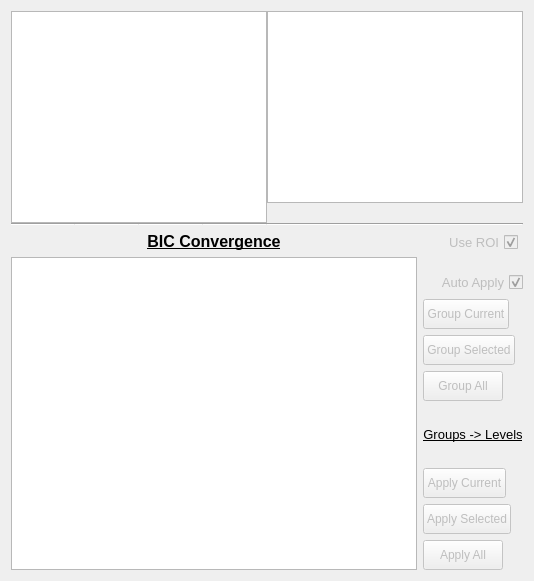
      <widget class="QWidget" name="tabGrouping">
       <property name="enabled">
        <bool>true</bool>
       </property>
       <property name="autoFillBackground">
        <bool>true</bool>
       </property>
       <attribute name="icon">
        <iconset resource="../icons.qrc">
         <normaloff>:/icons/icons/grouping.png</normaloff>:/icons/icons/grouping.png</iconset>
       </attribute>
       <attribute name="title">
        <string>Grouping</string>
       </attribute>
       <layout class="QVBoxLayout" name="verticalLayout_7">
        <item>
         <layout class="QGridLayout" name="layGroups_Int">
          <property name="leftMargin">
           <number>0</number>
          </property>
          <property name="spacing">
           <number>0</number>
          </property>
          <item row="1" column="4">
           <widget class="Line" name="lineGroups_5">
            <property name="sizePolicy">
             <sizepolicy hsizetype="Expanding" vsizetype="Fixed">
              <horstretch>0</horstretch>
              <verstretch>0</verstretch>
             </sizepolicy>
            </property>
            <property name="orientation">
             <enum>Qt::Horizontal</enum>
            </property>
           </widget>
          </item>
          <item row="0" column="0" colspan="4">
           <widget class="PlotWidget" name="pgGroups_Int_PlotWidget">
            <property name="enabled">
             <bool>true</bool>
            </property>
            <property name="sizePolicy">
             <sizepolicy hsizetype="Preferred" vsizetype="Expanding">
              <horstretch>0</horstretch>
              <verstretch>0</verstretch>
             </sizepolicy>
            </property>
           </widget>
          </item>
          <item row="1" column="3">
           <widget class="Line" name="lineGroups_4">
            <property name="sizePolicy">
             <sizepolicy hsizetype="Expanding" vsizetype="Fixed">
              <horstretch>0</horstretch>
              <verstretch>0</verstretch>
             </sizepolicy>
            </property>
            <property name="orientation">
             <enum>Qt::Horizontal</enum>
            </property>
           </widget>
          </item>
          <item row="1" column="0">
           <widget class="Line" name="lineGroups_1">
            <property name="sizePolicy">
             <sizepolicy hsizetype="Expanding" vsizetype="Fixed">
              <horstretch>0</horstretch>
              <verstretch>0</verstretch>
             </sizepolicy>
            </property>
            <property name="orientation">
             <enum>Qt::Horizontal</enum>
            </property>
           </widget>
          </item>
          <item row="1" column="1">
           <widget class="Line" name="lineGroups_2">
            <property name="sizePolicy">
             <sizepolicy hsizetype="Expanding" vsizetype="Fixed">
              <horstretch>0</horstretch>
              <verstretch>0</verstretch>
             </sizepolicy>
            </property>
            <property name="orientation">
             <enum>Qt::Horizontal</enum>
            </property>
           </widget>
          </item>
          <item row="0" column="4">
           <layout class="QVBoxLayout" name="layGroups_Int_Hist">
            <property name="spacing">
             <number>0</number>
            </property>
            <item>
             <widget class="PlotWidget" name="pgGroups_Hist_PlotWidget">
              <property name="enabled">
               <bool>true</bool>
              </property>
              <property name="sizePolicy">
               <sizepolicy hsizetype="Preferred" vsizetype="Expanding">
                <horstretch>0</horstretch>
                <verstretch>0</verstretch>
               </sizepolicy>
              </property>
             </widget>
            </item>
            <item>
             <spacer name="spcGroups_Int_Hist">
              <property name="orientation">
               <enum>Qt::Vertical</enum>
              </property>
              <property name="sizeType">
               <enum>QSizePolicy::Fixed</enum>
              </property>
              <property name="sizeHint" stdset="0">
               <size>
                <width>20</width>
                <height>20</height>
               </size>
              </property>
             </spacer>
            </item>
           </layout>
          </item>
          <item row="1" column="2">
           <widget class="Line" name="lineGroups_3">
            <property name="sizePolicy">
             <sizepolicy hsizetype="Expanding" vsizetype="Fixed">
              <horstretch>0</horstretch>
              <verstretch>0</verstretch>
             </sizepolicy>
            </property>
            <property name="orientation">
             <enum>Qt::Horizontal</enum>
            </property>
           </widget>
          </item>
         </layout>
        </item>
        <item>
         <layout class="QHBoxLayout" name="layGroup_BIC_Outer">
          <item>
           <layout class="QVBoxLayout" name="layGroups_BIC_Left">
            <item>
             <widget class="QLabel" name="lblGroups_BIC_Title">
              <property name="font">
               <font>
                <pointsize>12</pointsize>
                <bold>true</bold>
                <underline>true</underline>
               </font>
              </property>
              <property name="text">
               <string>BIC Convergence</string>
              </property>
              <property name="alignment">
               <set>Qt::AlignCenter</set>
              </property>
             </widget>
            </item>
            <item>
             <widget class="PlotWidget" name="pgGroups_BIC_PlotWidget">
              <property name="enabled">
               <bool>true</bool>
              </property>
              <property name="sizePolicy">
               <sizepolicy hsizetype="Expanding" vsizetype="Expanding">
                <horstretch>0</horstretch>
                <verstretch>0</verstretch>
               </sizepolicy>
              </property>
             </widget>
            </item>
           </layout>
          </item>
          <item>
           <layout class="QVBoxLayout" name="layGroups_BIC_Right">
            <property name="spacing">
             <number>6</number>
            </property>
            <item>
             <layout class="QHBoxLayout" name="horizontalLayout_7">
              <item>
               <widget class="QCheckBox" name="chbGroup_Use_ROI">
                <property name="enabled">
                 <bool>false</bool>
                </property>
                <property name="sizePolicy">
                 <sizepolicy hsizetype="Minimum" vsizetype="Minimum">
                  <horstretch>0</horstretch>
                  <verstretch>0</verstretch>
                 </sizepolicy>
                </property>
                <property name="font">
                 <font>
                  <pointsize>10</pointsize>
                 </font>
                </property>
                <property name="layoutDirection">
                 <enum>Qt::RightToLeft</enum>
                </property>
                <property name="text">
                 <string>Use ROI</string>
                </property>
                <property name="iconSize">
                 <size>
                  <width>16</width>
                  <height>16</height>
                 </size>
                </property>
                <property name="checked">
                 <bool>true</bool>
                </property>
                <property name="tristate">
                 <bool>false</bool>
                </property>
               </widget>
              </item>
              <item>
               <spacer name="horizontalSpacer_14">
                <property name="orientation">
                 <enum>Qt::Horizontal</enum>
                </property>
                <property name="sizeType">
                 <enum>QSizePolicy::Minimum</enum>
                </property>
                <property name="sizeHint" stdset="0">
                 <size>
                  <width>5</width>
                  <height>20</height>
                 </size>
                </property>
               </spacer>
              </item>
             </layout>
            </item>
            <item>
             <spacer name="spcGroup_Buttons_Top">
              <property name="orientation">
               <enum>Qt::Vertical</enum>
              </property>
              <property name="sizeType">
               <enum>QSizePolicy::Expanding</enum>
              </property>
              <property name="sizeHint" stdset="0">
               <size>
                <width>17</width>
                <height>13</height>
               </size>
              </property>
             </spacer>
            </item>
            <item>
             <widget class="QCheckBox" name="chbGroup_Auto_Apply">
              <property name="enabled">
               <bool>false</bool>
              </property>
              <property name="sizePolicy">
               <sizepolicy hsizetype="Minimum" vsizetype="Minimum">
                <horstretch>0</horstretch>
                <verstretch>0</verstretch>
               </sizepolicy>
              </property>
              <property name="font">
               <font>
                <pointsize>10</pointsize>
               </font>
              </property>
              <property name="layoutDirection">
               <enum>Qt::RightToLeft</enum>
              </property>
              <property name="text">
               <string>Auto Apply</string>
              </property>
              <property name="iconSize">
               <size>
                <width>16</width>
                <height>16</height>
               </size>
              </property>
              <property name="checked">
               <bool>true</bool>
              </property>
              <property name="tristate">
               <bool>false</bool>
              </property>
             </widget>
            </item>
            <item>
             <widget class="QPushButton" name="btnGroupCurrent">
              <property name="enabled">
               <bool>false</bool>
              </property>
              <property name="sizePolicy">
               <sizepolicy hsizetype="Fixed" vsizetype="Fixed">
                <horstretch>0</horstretch>
                <verstretch>0</verstretch>
               </sizepolicy>
              </property>
              <property name="minimumSize">
               <size>
                <width>0</width>
                <height>30</height>
               </size>
              </property>
              <property name="text">
               <string>Group Current</string>
              </property>
              <property name="icon">
               <iconset resource="../icons.qrc">
                <normaloff>:/icons/icons/group-current.png</normaloff>:/icons/icons/group-current.png</iconset>
              </property>
              <property name="iconSize">
               <size>
                <width>20</width>
                <height>20</height>
               </size>
              </property>
             </widget>
            </item>
            <item>
             <widget class="QPushButton" name="btnGroupSelected">
              <property name="enabled">
               <bool>false</bool>
              </property>
              <property name="sizePolicy">
               <sizepolicy hsizetype="Fixed" vsizetype="Fixed">
                <horstretch>0</horstretch>
                <verstretch>0</verstretch>
               </sizepolicy>
              </property>
              <property name="minimumSize">
               <size>
                <width>0</width>
                <height>30</height>
               </size>
              </property>
              <property name="text">
               <string>Group Selected</string>
              </property>
              <property name="icon">
               <iconset resource="../icons.qrc">
                <normaloff>:/icons/icons/group-selected.png</normaloff>:/icons/icons/group-selected.png</iconset>
              </property>
              <property name="iconSize">
               <size>
                <width>20</width>
                <height>20</height>
               </size>
              </property>
             </widget>
            </item>
            <item>
             <widget class="QPushButton" name="btnGroupAll">
              <property name="enabled">
               <bool>false</bool>
              </property>
              <property name="sizePolicy">
               <sizepolicy hsizetype="Fixed" vsizetype="Fixed">
                <horstretch>0</horstretch>
                <verstretch>0</verstretch>
               </sizepolicy>
              </property>
              <property name="minimumSize">
               <size>
                <width>0</width>
                <height>30</height>
               </size>
              </property>
              <property name="text">
               <string>Group All</string>
              </property>
              <property name="icon">
               <iconset resource="../icons.qrc">
                <normaloff>:/icons/icons/group-all.png</normaloff>:/icons/icons/group-all.png</iconset>
              </property>
              <property name="iconSize">
               <size>
                <width>20</width>
                <height>20</height>
               </size>
              </property>
             </widget>
            </item>
            <item>
             <spacer name="spcGroup_Buttons_Mid">
              <property name="orientation">
               <enum>Qt::Vertical</enum>
              </property>
              <property name="sizeType">
               <enum>QSizePolicy::Fixed</enum>
              </property>
              <property name="sizeHint" stdset="0">
               <size>
                <width>20</width>
                <height>20</height>
               </size>
              </property>
             </spacer>
            </item>
            <item>
             <widget class="QLabel" name="lblGroup_2Levels">
              <property name="sizePolicy">
               <sizepolicy hsizetype="Preferred" vsizetype="Minimum">
                <horstretch>0</horstretch>
                <verstretch>0</verstretch>
               </sizepolicy>
              </property>
              <property name="minimumSize">
               <size>
                <width>0</width>
                <height>10</height>
               </size>
              </property>
              <property name="maximumSize">
               <size>
                <width>16777215</width>
                <height>16</height>
               </size>
              </property>
              <property name="font">
               <font>
                <pointsize>10</pointsize>
                <underline>true</underline>
               </font>
              </property>
              <property name="text">
               <string>Groups -&gt; Levels</string>
              </property>
              <property name="alignment">
               <set>Qt::AlignCenter</set>
              </property>
             </widget>
            </item>
            <item>
             <layout class="QHBoxLayout" name="horizontalLayout_9">
              <item>
               <spacer name="horizontalSpacer_15">
                <property name="orientation">
                 <enum>Qt::Horizontal</enum>
                </property>
                <property name="sizeType">
                 <enum>QSizePolicy::Minimum</enum>
                </property>
                <property name="sizeHint" stdset="0">
                 <size>
                  <width>5</width>
                  <height>20</height>
                 </size>
                </property>
               </spacer>
              </item>
             </layout>
            </item>
            <item>
             <widget class="QPushButton" name="btnApplyGroupsCurrent">
              <property name="enabled">
               <bool>false</bool>
              </property>
              <property name="sizePolicy">
               <sizepolicy hsizetype="Fixed" vsizetype="Fixed">
                <horstretch>0</horstretch>
                <verstretch>0</verstretch>
               </sizepolicy>
              </property>
              <property name="minimumSize">
               <size>
                <width>0</width>
                <height>30</height>
               </size>
              </property>
              <property name="text">
               <string>Apply Current</string>
              </property>
              <property name="icon">
               <iconset resource="../icons.qrc">
                <normaloff>:/icons/icons/group-all.png</normaloff>:/icons/icons/group-all.png</iconset>
              </property>
              <property name="iconSize">
               <size>
                <width>20</width>
                <height>20</height>
               </size>
              </property>
             </widget>
            </item>
            <item>
             <widget class="QPushButton" name="btnApplyGroupsSelected">
              <property name="enabled">
               <bool>false</bool>
              </property>
              <property name="sizePolicy">
               <sizepolicy hsizetype="Fixed" vsizetype="Fixed">
                <horstretch>0</horstretch>
                <verstretch>0</verstretch>
               </sizepolicy>
              </property>
              <property name="minimumSize">
               <size>
                <width>0</width>
                <height>30</height>
               </size>
              </property>
              <property name="text">
               <string>Apply Selected</string>
              </property>
              <property name="icon">
               <iconset resource="../icons.qrc">
                <normaloff>:/icons/icons/group-all.png</normaloff>:/icons/icons/group-all.png</iconset>
              </property>
              <property name="iconSize">
               <size>
                <width>20</width>
                <height>20</height>
               </size>
              </property>
             </widget>
            </item>
            <item>
             <widget class="QPushButton" name="btnApplyGroupsAll">
              <property name="enabled">
               <bool>false</bool>
              </property>
              <property name="sizePolicy">
               <sizepolicy hsizetype="Fixed" vsizetype="Fixed">
                <horstretch>0</horstretch>
                <verstretch>0</verstretch>
               </sizepolicy>
              </property>
              <property name="minimumSize">
               <size>
                <width>0</width>
                <height>30</height>
               </size>
              </property>
              <property name="text">
               <string>Apply All</string>
              </property>
              <property name="icon">
               <iconset resource="../icons.qrc">
                <normaloff>:/icons/icons/group-all.png</normaloff>:/icons/icons/group-all.png</iconset>
              </property>
              <property name="iconSize">
               <size>
                <width>20</width>
                <height>20</height>
               </size>
              </property>
             </widget>
            </item>
           </layout>
          </item>
         </layout>
        </item>
       </layout>
      </widget>
